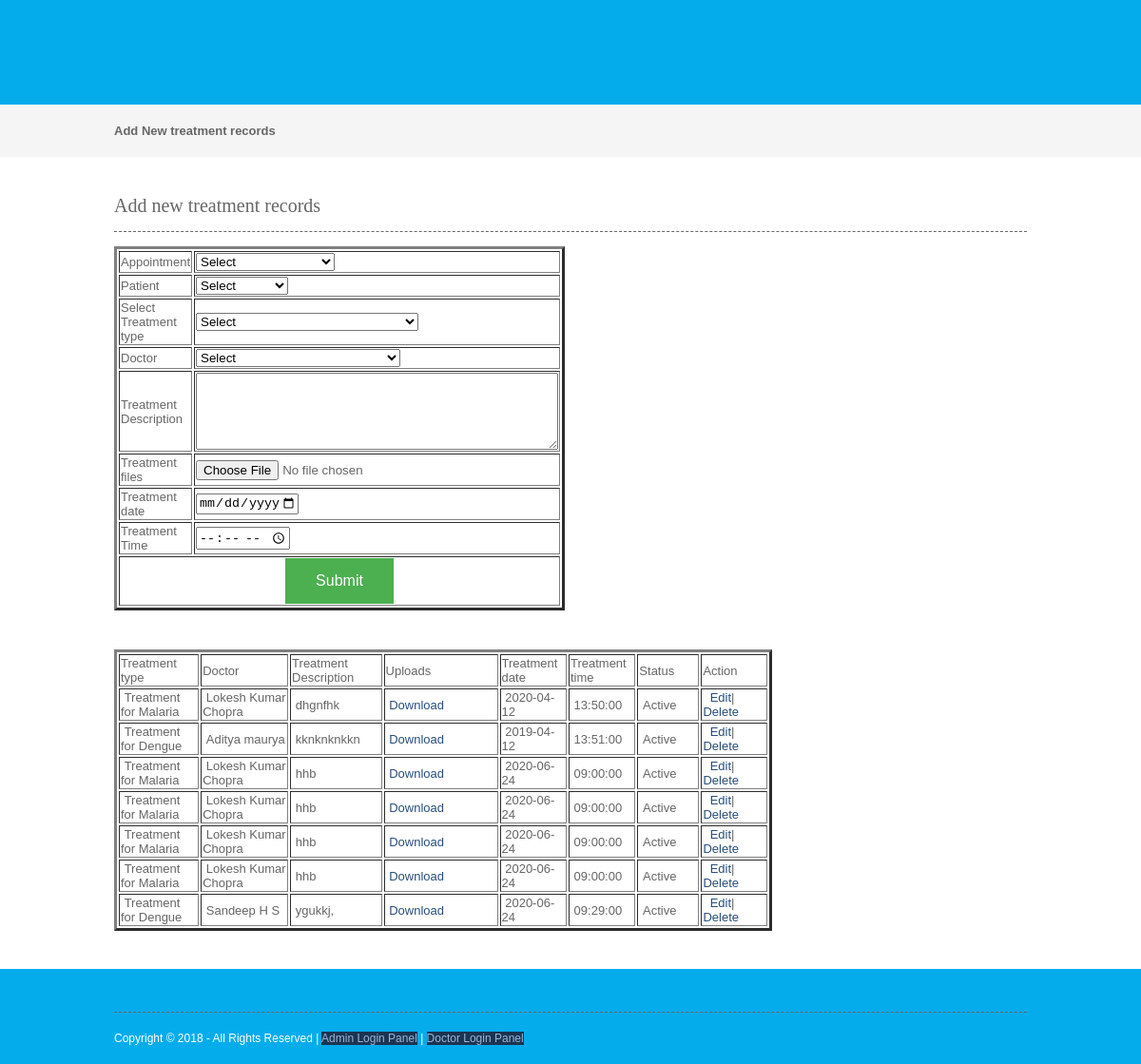
/treatmentrecord.php, run on the app's committed database.
### tables this page shows
CREATE TABLE IF NOT EXISTS `treatment_records` (
  `treatment_records_id` int(10) NOT NULL AUTO_INCREMENT,
  `treatmentid` int(10) NOT NULL,
  `appointmentid` int(10) NOT NULL,
  `patientid` int(10) NOT NULL,
  `doctorid` int(10) NOT NULL,
  `treatment_description` text NOT NULL,
  `uploads` varchar(100) NOT NULL,
  `treatment_date` date NOT NULL,
  `treatment_time` time NOT NULL,
  `status` varchar(10) NOT NULL,
  PRIMARY KEY (`treatment_records_id`),
  UNIQUE KEY `treatment_records_id` (`treatment_records_id`)
);

CREATE TABLE IF NOT EXISTS `treatment` (
  `treatmentid` int(10) NOT NULL AUTO_INCREMENT,
  `treatmenttype` varchar(25) NOT NULL,
  `treatment_cost` decimal(10,0) NOT NULL,
  `note` text NOT NULL,
  `status` varchar(10) NOT NULL,
  PRIMARY KEY (`treatmentid`),
  UNIQUE KEY `treatmentid` (`treatmentid`)
);

CREATE TABLE IF NOT EXISTS `doctor` (
  `doctorid` int(10) NOT NULL AUTO_INCREMENT,
  `doctorname` varchar(50) NOT NULL,
  `mobileno` varchar(15) NOT NULL,
  `departmentid` int(10) NOT NULL,
  `loginid` varchar(25) NOT NULL,
  `password` varchar(25) NOT NULL,
  `education` varchar(25) NOT NULL,
  `experience` float NOT NULL,
  `consultancy_charge` float NOT NULL,
  `status` varchar(10) NOT NULL,
  PRIMARY KEY (`doctorid`),
  UNIQUE KEY `doctorid` (`doctorid`)
);

### treatmentrecord.php (the view, shortened to what this page needs)
<?php
include("header.php");
include("dbconnection.php");
?>
<div class="wrapper col2">
  <div id="breadcrumb">
    <ul>
      <li class="first">Add New treatment records</li></ul>
  </div>
</div>
<div class="wrapper col4">
  <div id="container">
    <h1>Add new treatment records</h1>
    <form method="post" action="" name="frmtreatrec" onSubmit="return validateform()" enctype="multipart/form-data">
    <table width="258" border="3">
      <tbody>
        <tr>
          <td width="40%">Appointment</td>
		  <td>
          <select name="select2" id="select2">
           <option value="">Select</option>
 </select></td>
        </tr>
        <tr>
          <td>Patient</td>
          <td>
          <select name="select3" id="select3">
           <option value="">Select</option>
 </select></td>
        </tr>
        <tr>
          <td>Select Treatment type</td>
          <td>
          <select name="select4" id="select4">
           <option value="">Select</option>
 </select></td>
        </tr>
        <?php
		if(isset($_SESSION[doctorid]))
		{
		?>
        <tr>
          <td>Doctor</td>
          <td>
    		<?php
				$sqldoctor= "SELECT * FROM doctor INNER JOIN department ON department.departmentid=doctor.departmentid WHERE doctor.status='Active' AND doctor.doctorid='$_SESSION[doctorid]'";
				$qsqldoctor = mysqli_query($con,$sqldoctor);
				while($rsdoctor = mysqli_fetch_array($qsqldoctor))
				{
					echo "$rsdoctor[doctorname] ( $rsdoctor[departmentname] )";
				}
				?>
                <input type="hidden" name="select5" value="<?php echo $_SESSION[doctorid]; ?>"  />
          </td>
        <?php
		}
		else
		{
		?>
        <tr>
          <td>Doctor</td>
          <td>
          <select name="select5" id="select5">
    		<option value="">Select</option>
          	</select>
          </td>
        <?php
		}
		?>
        </tr>
        <tr>
          <td>Treatment Description</td>
          <td><textarea name="textarea" id="textarea" cols="45" rows="5"><?php echo $rsedit[treatment_description] ; ?></textarea></td>
        </tr>
        <tr>
          <td>Treatment files</td>
          <td><input type="file" name="uploads" id="uploads" value="<?php echo $rsedit[uploads]; ?>" /></td>
        </tr>
        <tr>
          <td>Treatment date</td>
          <td><input type="date" max="<?php echo date("Y-m-d"); ?>" name="treatmentdate" id="treatmentdate" value="<?php echo $rsedit[treatment_date]; ?>" /></td>
        </tr>
        <tr>
          <td>Treatment Time</td>
          <td><input type="time" name="treatmenttime" id="treatmenttime" value="<?php echo $rsedit[treatment_time]; ?>" /></td>
        </tr>
        <tr>
          <td colspan="2" align="center"><input type="submit" name="tr_submit" id="tr_submit" value="Submit" /> </td>
        </tr>
      </tbody>
    </table>
    </form>
    <p>&nbsp;</p>
          <table width="692" border="3">
        <tbody>
          <tr>
            <td width="71">Treatment type</td>
            <td width="78">Doctor</td>
            <td width="82">Treatment Description</td>
            <td width="103">Uploads</td>
            <td width="43">Treatment date</td>
            <td width="43">Treatment time</td>
            <td width="54">Status</td>
            <td width="58">Action</td>
          </tr>
          <?php
		$sql ="SELECT * FROM treatment_records ";
		$qsql = mysqli_query($con,$sql);
		while($rs = mysqli_fetch_array($qsql))
		{
			$sqldoc= "SELECT * FROM doctor WHERE doctorid='$rs[doctorid]'";
			$qsqldoc = mysqli_query($con,$sqldoc);
			$rsdoc = mysqli_fetch_array($qsqldoc);
			$sqltreatment= "SELECT * FROM treatment WHERE treatmentid='$rs[treatmentid]'";
			$qsqltreatment = mysqli_query($con,$sqltreatment);
			$rstreatment = mysqli_fetch_array($qsqltreatment);
        echo "<tr>
          <td>&nbsp;$rstreatment[treatmenttype]</td>
		    <td>&nbsp;$rsdoc[doctorname]</td>
			<td>&nbsp;$rs[treatment_description]</td>
			<td>&nbsp;<a href='treatmentfiles/$rs[uploads]'>Download</a></td>
			 <td>&nbsp;$rs[treatment_date]</td>
			  <td>&nbsp;$rs[treatment_time]</td>
			    <td>&nbsp;$rs[status]</td>
          <td>&nbsp;
		  <a href='treatmentrecord.php?editid=$rs[appointmentid]&patientid=$_GET[patientid]&appid=$_GET[appid]'>Edit</a>| <a href='treatmentrecord.php?delid=$rs[appointmentid]&patientid=$_GET[patientid]&appointmentid=$_GET[appid]'>Delete</a> </td>
        </tr>";
		}
		?>
        </tbody>
      </table>
  </div>
</div>
<?php
include("footer.php");
?>

### layout.css (style rules this page uses)
html { overflow-y:scroll; }
body { margin:0; padding:0; font-size:13px; font-family:verdana, Arial, Helvetica, sans-serif; color:#FFFFFF; background-color:#4F473A; }
a { outline:none; text-decoration:none; }
div.wrapper { display:block; width:100%; margin:0; text-align:left; }
.col2 { color:#666666; background-color:#F5F5F5; }
.col3, .col4 { color:#666666; background-color:#FFFFFF; }
#head, #gallery, #breadcrumb, #container, #footer { display:block; position:relative; width:960px; margin:0 auto; }
#breadcrumb { padding:20px 0; }
#breadcrumb ul { margin:0; padding:0; list-style:none; }
#breadcrumb ul li { display:inline; }
#breadcrumb ul li.first { font-weight:bold; }
#container { padding:40px 0; }
#container h1, #container h2, #container h3, #container h4, #container h5, #container h6 { margin:0 0 15px 0; padding:0 0 15px 0; line-height:normal; font-weight:normal; font-size:20px; font-family:Georgia, "Times New Roman", Times, serif; border-bottom:1px dashed #666666; }
#container a { color:#294E79; background-color:#FFFFFF; }

### headers.php (style rules this page uses)
input[type=submit] { background-color: #4CAF50; border: none; cursor:pointer; color: white; padding: 15px 32px; text-align: center; text-decoration: none; display: inline-block; font-size: 16px; }

### header.php (style rules this page uses)
input[type=submit] { background-color: #4CAF50; border: none; cursor:pointer; color: white; padding: 15px 32px; text-align: center; text-decoration: none; display: inline-block; font-size: 16px; }

### data on the page
treatment_records: treatmentid.treatmenttype "Treatment for Malaria", doctorid.doctorname "Lokesh Kumar Chopra", treatment_description "dhgnfhk", treatment_date "2020-04-12", treatment_time "13:50:00", status "Active"
treatment_records: treatmentid.treatmenttype "Treatment for Dengue", doctorid.doctorname "Aditya maurya", treatment_description "kknknknkkn", treatment_date "2019-04-12", treatment_time "13:51:00", status "Active"
treatment_records: treatmentid.treatmenttype "Treatment for Malaria", doctorid.doctorname "Lokesh Kumar Chopra", treatment_description "hhb", treatment_date "2020-06-24", treatment_time "09:00:00", status "Active"
treatment_records: treatmentid.treatmenttype "Treatment for Malaria", doctorid.doctorname "Lokesh Kumar Chopra", treatment_description "hhb", treatment_date "2020-06-24", treatment_time "09:00:00", status "Active"
treatment_records: treatmentid.treatmenttype "Treatment for Malaria", doctorid.doctorname "Lokesh Kumar Chopra", treatment_description "hhb", treatment_date "2020-06-24", treatment_time "09:00:00", status "Active"
treatment_records: treatmentid.treatmenttype "Treatment for Malaria", doctorid.doctorname "Lokesh Kumar Chopra", treatment_description "hhb", treatment_date "2020-06-24", treatment_time "09:00:00", status "Active"
treatment_records: treatmentid.treatmenttype "Treatment for Dengue", doctorid.doctorname "Sandeep H S", treatment_description "ygukkj,", treatment_date "2020-06-24", treatment_time "09:29:00", status "Active"
